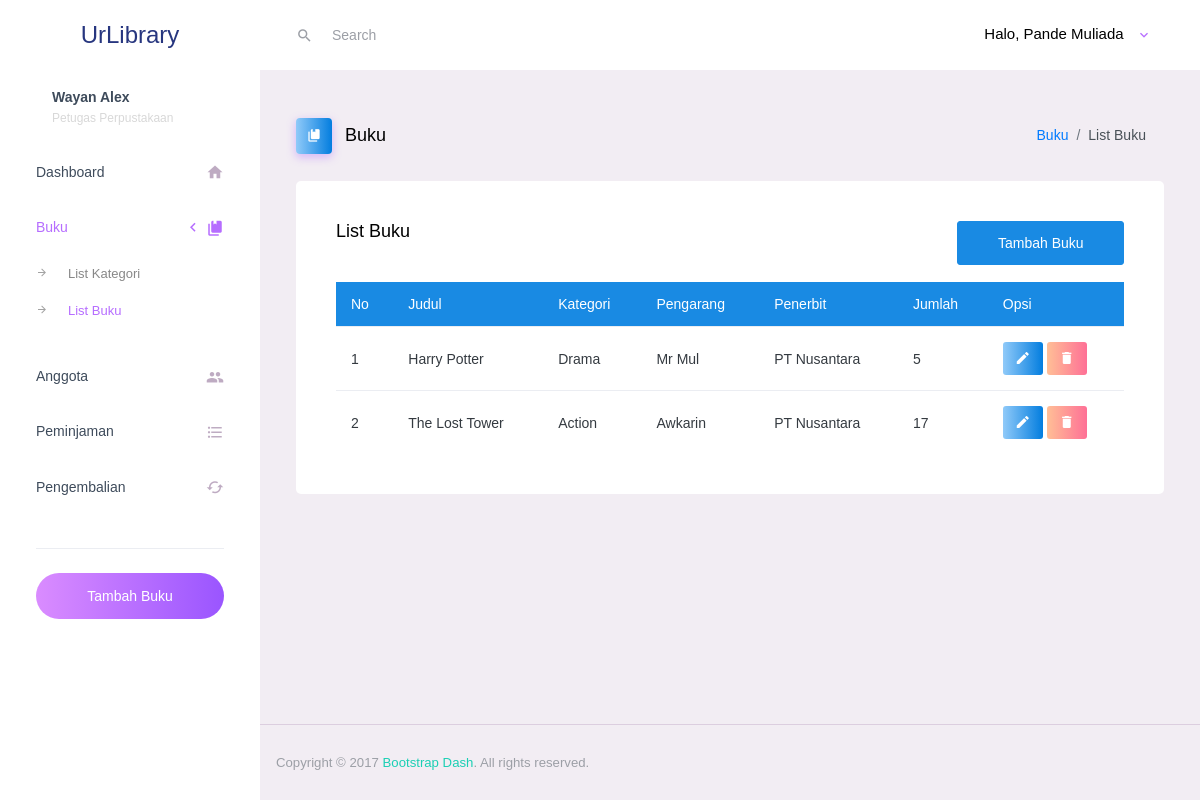
The page /modul_buku/list_buku.php (signed in) on the database its author committed.
### tables this page shows
CREATE TABLE `tb_buku` (
  `id_buku` int(11) NOT NULL,
  `judul_buku` varchar(255) NOT NULL,
  `id_kategori` int(11) NOT NULL,
  `pengarang_buku` varchar(255) NOT NULL,
  `penerbit_buku` varchar(255) NOT NULL,
  `jumlah_buku` int(20) UNSIGNED NOT NULL
);

CREATE TABLE `tb_kategori` (
  `id_kategori` int(11) NOT NULL,
  `nama_kategori` varchar(250) NOT NULL
);

### modul_buku/proses_list.php (called while the page is built)
<?php
  include '../config.php';
  $sql = "SELECT * FROM tb_buku
          INNER JOIN tb_kategori ON tb_buku.id_kategori = tb_kategori.id_kategori
          ";
  $query = mysqli_query($conn, $sql);
  $data_buku = array();
  while ($row = mysqli_fetch_assoc($query)) {
    $data_buku[] = $row;
  }
?>

### modul_buku/list_buku.php (the view, shortened to what this page needs)
<?php include 'proses_list.php' ?>
<!DOCTYPE html>
<html lang="en">
<head>
  <link rel="stylesheet" href="../src/vendors/iconfonts/mdi/css/materialdesignicons.min.css">
  <link rel="stylesheet" href="../src/vendors/css/vendor.bundle.base.css">
  <link rel="stylesheet" href="../src/css/style.css">
</head>
<body>
  <div class="container-scroller">
    <?php include '../partials/_navbar.php' ?>
    <div class="container-fluid page-body-wrapper">
      <?php include '../partials/_sidebar.php' ?>
      <div class="main-panel">
        <div class="content-wrapper">
          <div class="page-header">
            <h3 class="page-title">
              <span class="page-title-icon bg-gradient-info text-white mr-2 btn-icon">
                <i class="mdi mdi-book-multiple"></i>
              </span>
              Buku
            </h3>
            <nav aria-label="breadcrumb">
              <ol class="breadcrumb">
                <li class="breadcrumb-item"><a href="#">Buku</a></li>
                <li class="breadcrumb-item active" aria-current="page">List Buku</li>
              </ol>
            </nav>
          </div>
          <div class="row">
            <div class="col-12 grid-margin">
              <div class="card">
                <div class="card-body">
                <div class="row">
                    <div class="col-md-9">
                      <h4 class="card-title">List Buku</h4>
                    </div>
                    <div class="col-md-3">
                      <a href="form_tambah.php" class="btn btn-info btn-block">Tambah Buku</a>
                    </div>
                  </div>
                  <div class="row mt-3">
                    <div class="col-12">
                    </div>
                  </div>
                  <div class="table-responsive">
                    <table class="table table-hover">
                      <thead>
                        <tr class="bg-info text-white">
                          <th>
                            No
                          </th>
                          <th>
                            Judul
                          </th>
                          <th>
                            Kategori
                          </th>
                          <th>
                            Pengarang
                          </th>
                          <th>
                            Penerbit
                          </th>
                          <th>
                            Jumlah
                          </th>
                          <th>
                            Opsi
                          </th>
                        </tr>
                      </thead>
                      <tbody>
                        <?php $no = 1; ?>
                        <?php foreach ($data_buku as $buku) : ?>
                          <tr>
                            <td>
                              <?= $no++ ?>
                            </td>
                            <td>
                              <?= $buku['judul_buku'] ?>
                            </td>
                            <td>
                              <?= $buku['nama_kategori'] ?>
                            </td>
                            <td>
                              <?= $buku['pengarang_buku'] ?>
                            </td>
                            <td>
                              <?= $buku['penerbit_buku'] ?>
                            </td>
                            <td>
                              <?= $buku['jumlah_buku'] ?>
                            </td>
                            <td>
                              <a href="form_edit.php?id_buku=<?= $buku['id_buku'] ?>" class="btn btn-gradient-info btn-xs"><i class="mdi mdi-pencil"></i></a>
                              <a href="hapus_buku.php?id_buku=<?= $buku['id_buku'] ?>" onclick="return confirm('Are you sure ?')" class="btn btn-gradient-danger btn-xs"><i class="mdi mdi-delete"></i></a>
                            </td>
                          </tr>
                        <?php endforeach; ?>
                      </tbody>
                    </table>
                  </div>
                </div>
              </div>
            </div>
          </div>
        </div>
        <?php include '../partials/_footer.php' ?>
      </div>
    </div>
  </div>
</body>
</html>

### rows shown on the page
tb_buku: judul_buku "Harry Potter", id_kategori.nama_kategori "Drama", pengarang_buku "Mr Mul", penerbit_buku "PT Nusantara", jumlah_buku "5"
tb_buku: judul_buku "The Lost Tower", id_kategori.nama_kategori "Action", pengarang_buku "Awkarin", penerbit_buku "PT Nusantara", jumlah_buku "17"

### other values the page prints
$_SESSION['admin']['nama_petugas'] "Pande Muliada"
